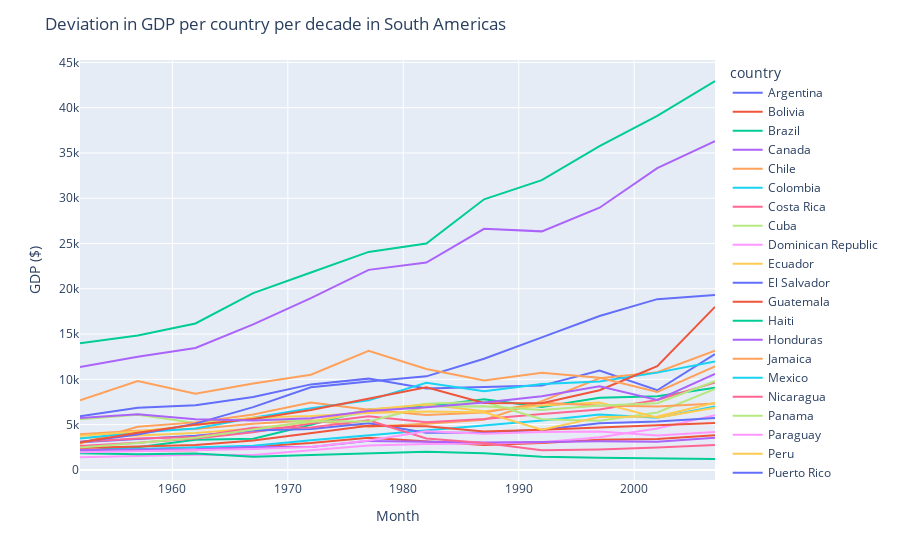

This figure's notebook cell:
### Code cell
gdp_df= px.data.gapminder().query("continent=='Americas'")

fig = px.line(gdp_df, x="year", y="gdpPercap", color='country')

fig.update_layout(title='Deviation in GDP per country per decade in South Americas',
                   xaxis_title='Month',
                   yaxis_title='GDP ($)')

fig.show()

### Figure 1 — Plotly figure (JSON) as saved in the notebook; plotly's stock layout.template omitted (floating-point values rounded to 4 significant figures)
{"data": [{"hovertemplate": "country=Argentina<br>year=%{x}<br>gdpPercap=%{y}<extra></extra>", "legendgroup": "Argentina", "line": {"color": "#636efa", "dash": "solid"}, "mode": "lines", "name": "Argentina", "orientation": "v", "showlegend": true, "type": "scatter", "x": [1952, 1957, 1962, 1967, 1972, 1977, 1982, 1987, 1992, 1997, 2002, 2007], "xaxis": "x", "y": [5911.0, 6857.0, 7133.0, 8053.0, 9443.0, 10080.0, 8998.0, 9140.0, 9308.0, 10970.0, 8798.0, 12780.0], "yaxis": "y"}, {"hovertemplate": "country=Bolivia<br>year=%{x}<br>gdpPercap=%{y}<extra></extra>", "legendgroup": "Bolivia", "line": {"color": "#EF553B", "dash": "solid"}, "mode": "lines", "name": "Bolivia", "orientation": "v", "showlegend": true, "type": "scatter", "x": [1952, 1957, 1962, 1967, 1972, 1977, 1982, 1987, 1992, 1997, 2002, 2007], "xaxis": "x", "y": [2677.0, 2128.0, 2181.0, 2587.0, 2980.0, 3548.0, 3157.0, 2754.0, 2962.0, 3326.0, 3413.0, 3822.0], "yaxis": "y"}, {"hovertemplate": "country=Brazil<br>year=%{x}<br>gdpPercap=%{y}<extra></extra>", "legendgroup": "Brazil", "line": {"color": "#00cc96", "dash": "solid"}, "mode": "lines", "name": "Brazil", "orientation": "v", "showlegend": true, "type": "scatter", "x": [1952, 1957, 1962, 1967, 1972, 1977, 1982, 1987, 1992, 1997, 2002, 2007], "xaxis": "x", "y": [2109.0, 2487.0, 3337.0, 3430.0, 4986.0, 6660.0, 7031.0, 7807.0, 6950.0, 7958.0, 8131.0, 9066.0], "yaxis": "y"}, {"hovertemplate": "country=Canada<br>year=%{x}<br>gdpPercap=%{y}<extra></extra>", "legendgroup": "Canada", "line": {"color": "#ab63fa", "dash": "solid"}, "mode": "lines", "name": "Canada", "orientation": "v", "showlegend": true, "type": "scatter", "x": [1952, 1957, 1962, 1967, 1972, 1977, 1982, 1987, 1992, 1997, 2002, 2007], "xaxis": "x", "y": [11370.0, 12490.0, 13460.0, 16080.0, 18970.0, 22090.0, 22900.0, 26630.0, 26340.0, 28950.0, 33330.0, 36320.0], "yaxis": "y"}, {"hovertemplate": "country=Chile<br>year=%{x}<br>gdpPercap=%{y}<extra></extra>", "legendgroup": "Chile", "line": {"color": "#FFA15A", "dash": "solid"}, "mode": "lines", "name": "Chile", "orientation": "v", "showlegend": true, "type": "scatter", "x": [1952, 1957, 1962, 1967, 1972, 1977, 1982, 1987, 1992, 1997, 2002, 2007], "xaxis": "x", "y": [3940.0, 4316.0, 4519.0, 5107.0, 5494.0, 4757.0, 5096.0, 5547.0, 7596.0, 10120.0, 10780.0, 13170.0], "yaxis": "y"}, {"hovertemplate": "country=Colombia<br>year=%{x}<br>gdpPercap=%{y}<extra></extra>", "legendgroup": "Colombia", "line": {"color": "#19d3f3", "dash": "solid"}, "mode": "lines", "name": "Colombia", "orientation": "v", "showlegend": true, "type": "scatter", "x": [1952, 1957, 1962, 1967, 1972, 1977, 1982, 1987, 1992, 1997, 2002, 2007], "xaxis": "x", "y": [2144.0, 2324.0, 2492.0, 2679.0, 3265.0, 3816.0, 4398.0, 4903.0, 5445.0, 6117.0, 5755.0, 7007.0], "yaxis": "y"}, {"hovertemplate": "country=Costa Rica<br>year=%{x}<br>gdpPercap=%{y}<extra></extra>", "legendgroup": "Costa Rica", "line": {"color": "#FF6692", "dash": "solid"}, "mode": "lines", "name": "Costa Rica", "orientation": "v", "showlegend": true, "type": "scatter", "x": [1952, 1957, 1962, 1967, 1972, 1977, 1982, 1987, 1992, 1997, 2002, 2007], "xaxis": "x", "y": [2627.0, 2990.0, 3461.0, 4162.0, 5118.0, 5927.0, 5263.0, 5630.0, 6160.0, 6677.0, 7723.0, 9645.0], "yaxis": "y"}, {"hovertemplate": "country=Cuba<br>year=%{x}<br>gdpPercap=%{y}<extra></extra>", "legendgroup": "Cuba", "line": {"color": "#B6E880", "dash": "solid"}, "mode": "lines", "name": "Cuba", "orientation": "v", "showlegend": true, "type": "scatter", "x": [1952, 1957, 1962, 1967, 1972, 1977, 1982, 1987, 1992, 1997, 2002, 2007], "xaxis": "x", "y": [5587.0, 6092.0, 5181.0, 5690.0, 5305.0, 6380.0, 7317.0, 7533.0, 5593.0, 5432.0, 6341.0, 8948.0], "yaxis": "y"}, {"hovertemplate": "country=Dominican Republic<br>year=%{x}<br>gdpPercap=%{y}<extra></extra>", "legendgroup": "Dominican Republic", "line": {"color": "#FF97FF", "dash": "solid"}, "mode": "lines", "name": "Dominican Republic", "orientation": "v", "showlegend": true, "type": "scatter", "x": [1952, 1957, 1962, 1967, 1972, 1977, 1982, 1987, 1992, 1997, 2002, 2007], "xaxis": "x", "y": [1398.0, 1544.0, 1662.0, 1654.0, 2190.0, 2682.0, 2861.0, 2900.0, 3044.0, 3614.0, 4564.0, 6025.0], "yaxis": "y"}, {"hovertemplate": "country=Ecuador<br>year=%{x}<br>gdpPercap=%{y}<extra></extra>", "legendgroup": "Ecuador", "line": {"color": "#FECB52", "dash": "solid"}, "mode": "lines", "name": "Ecuador", "orientation": "v", "showlegend": true, "type": "scatter", "x": [1952, 1957, 1962, 1967, 1972, 1977, 1982, 1987, 1992, 1997, 2002, 2007], "xaxis": "x", "y": [3522.0, 3781.0, 4086.0, 4579.0, 5281.0, 6680.0, 7214.0, 6482.0, 7104.0, 7429.0, 5773.0, 6873.0], "yaxis": "y"}, {"hovertemplate": "country=El Salvador<br>year=%{x}<br>gdpPercap=%{y}<extra></extra>", "legendgroup": "El Salvador", "line": {"color": "#636efa", "dash": "solid"}, "mode": "lines", "name": "El Salvador", "orientation": "v", "showlegend": true, "type": "scatter", "x": [1952, 1957, 1962, 1967, 1972, 1977, 1982, 1987, 1992, 1997, 2002, 2007], "xaxis": "x", "y": [3048.0, 3422.0, 3777.0, 4359.0, 4520.0, 5139.0, 4098.0, 4140.0, 4444.0, 5155.0, 5352.0, 5728.0], "yaxis": "y"}, {"hovertemplate": "country=Guatemala<br>year=%{x}<br>gdpPercap=%{y}<extra></extra>", "legendgroup": "Guatemala", "line": {"color": "#EF553B", "dash": "solid"}, "mode": "lines", "name": "Guatemala", "orientation": "v", "showlegend": true, "type": "scatter", "x": [1952, 1957, 1962, 1967, 1972, 1977, 1982, 1987, 1992, 1997, 2002, 2007], "xaxis": "x", "y": [2428.0, 2617.0, 2750.0, 3243.0, 4031.0, 4880.0, 4820.0, 4246.0, 4439.0, 4684.0, 4858.0, 5186.0], "yaxis": "y"}, {"hovertemplate": "country=Haiti<br>year=%{x}<br>gdpPercap=%{y}<extra></extra>", "legendgroup": "Haiti", "line": {"color": "#00cc96", "dash": "solid"}, "mode": "lines", "name": "Haiti", "orientation": "v", "showlegend": true, "type": "scatter", "x": [1952, 1957, 1962, 1967, 1972, 1977, 1982, 1987, 1992, 1997, 2002, 2007], "xaxis": "x", "y": [1840.0, 1727.0, 1797.0, 1452.0, 1654.0, 1874.0, 2011.0, 1823.0, 1456.0, 1342.0, 1270.0, 1202.0], "yaxis": "y"}, {"hovertemplate": "country=Honduras<br>year=%{x}<br>gdpPercap=%{y}<extra></extra>", "legendgroup": "Honduras", "line": {"color": "#ab63fa", "dash": "solid"}, "mode": "lines", "name": "Honduras", "orientation": "v", "showlegend": true, "type": "scatter", "x": [1952, 1957, 1962, 1967, 1972, 1977, 1982, 1987, 1992, 1997, 2002, 2007], "xaxis": "x", "y": [2195.0, 2220.0, 2291.0, 2538.0, 2530.0, 3203.0, 3122.0, 3023.0, 3082.0, 3160.0, 3100.0, 3548.0], "yaxis": "y"}, {"hovertemplate": "country=Jamaica<br>year=%{x}<br>gdpPercap=%{y}<extra></extra>", "legendgroup": "Jamaica", "line": {"color": "#FFA15A", "dash": "solid"}, "mode": "lines", "name": "Jamaica", "orientation": "v", "showlegend": true, "type": "scatter", "x": [1952, 1957, 1962, 1967, 1972, 1977, 1982, 1987, 1992, 1997, 2002, 2007], "xaxis": "x", "y": [2899.0, 4757.0, 5246.0, 6125.0, 7434.0, 6650.0, 6068.0, 6351.0, 7405.0, 7122.0, 6995.0, 7321.0], "yaxis": "y"}, {"hovertemplate": "country=Mexico<br>year=%{x}<br>gdpPercap=%{y}<extra></extra>", "legendgroup": "Mexico", "line": {"color": "#19d3f3", "dash": "solid"}, "mode": "lines", "name": "Mexico", "orientation": "v", "showlegend": true, "type": "scatter", "x": [1952, 1957, 1962, 1967, 1972, 1977, 1982, 1987, 1992, 1997, 2002, 2007], "xaxis": "x", "y": [3478.0, 4132.0, 4582.0, 5755.0, 6809.0, 7675.0, 9611.0, 8688.0, 9472.0, 9767.0, 10740.0, 11980.0], "yaxis": "y"}, {"hovertemplate": "country=Nicaragua<br>year=%{x}<br>gdpPercap=%{y}<extra></extra>", "legendgroup": "Nicaragua", "line": {"color": "#FF6692", "dash": "solid"}, "mode": "lines", "name": "Nicaragua", "orientation": "v", "showlegend": true, "type": "scatter", "x": [1952, 1957, 1962, 1967, 1972, 1977, 1982, 1987, 1992, 1997, 2002, 2007], "xaxis": "x", "y": [3112.0, 3457.0, 3634.0, 4643.0, 4689.0, 5486.0, 3470.0, 2956.0, 2170.0, 2253.0, 2475.0, 2749.0], "yaxis": "y"}, {"hovertemplate": "country=Panama<br>year=%{x}<br>gdpPercap=%{y}<extra></extra>", "legendgroup": "Panama", "line": {"color": "#B6E880", "dash": "solid"}, "mode": "lines", "name": "Panama", "orientation": "v", "showlegend": true, "type": "scatter", "x": [1952, 1957, 1962, 1967, 1972, 1977, 1982, 1987, 1992, 1997, 2002, 2007], "xaxis": "x", "y": [2480.0, 2962.0, 3537.0, 4421.0, 5364.0, 5352.0, 7010.0, 7035.0, 6619.0, 7114.0, 7356.0, 9809.0], "yaxis": "y"}, {"hovertemplate": "country=Paraguay<br>year=%{x}<br>gdpPercap=%{y}<extra></extra>", "legendgroup": "Paraguay", "line": {"color": "#FF97FF", "dash": "solid"}, "mode": "lines", "name": "Paraguay", "orientation": "v", "showlegend": true, "type": "scatter", "x": [1952, 1957, 1962, 1967, 1972, 1977, 1982, 1987, 1992, 1997, 2002, 2007], "xaxis": "x", "y": [1952.0, 2046.0, 2148.0, 2299.0, 2523.0, 3248.0, 4259.0, 3999.0, 4196.0, 4247.0, 3784.0, 4173.0], "yaxis": "y"}, {"hovertemplate": "country=Peru<br>year=%{x}<br>gdpPercap=%{y}<extra></extra>", "legendgroup": "Peru", "line": {"color": "#FECB52", "dash": "solid"}, "mode": "lines", "name": "Peru", "orientation": "v", "showlegend": true, "type": "scatter", "x": [1952, 1957, 1962, 1967, 1972, 1977, 1982, 1987, 1992, 1997, 2002, 2007], "xaxis": "x", "y": [3759.0, 4245.0, 4957.0, 5788.0, 5938.0, 6281.0, 6435.0, 6361.0, 4446.0, 5838.0, 5909.0, 7409.0], "yaxis": "y"}, {"hovertemplate": "country=Puerto Rico<br>year=%{x}<br>gdpPercap=%{y}<extra></extra>", "legendgroup": "Puerto Rico", "line": {"color": "#636efa", "dash": "solid"}, "mode": "lines", "name": "Puerto Rico", "orientation": "v", "showlegend": true, "type": "scatter", "x": [1952, 1957, 1962, 1967, 1972, 1977, 1982, 1987, 1992, 1997, 2002, 2007], "xaxis": "x", "y": [3082.0, 3907.0, 5108.0, 6929.0, 9123.0, 9771.0, 10330.0, 12280.0, 14640.0, 17000.0, 18860.0, 19330.0], "yaxis": "y"}, {"hovertemplate": "country=Trinidad and Tobago<br>year=%{x}<br>gdpPercap=%{y}<extra></extra>", "legendgroup": "Trinidad and Tobago", "line": {"color": "#EF553B", "dash": "solid"}, "mode": "lines", "name": "Trinidad and Tobago", "orientation": "v", "showlegend": true, "type": "scatter", "x": [1952, 1957, 1962, 1967, 1972, 1977, 1982, 1987, 1992, 1997, 2002, 2007], "xaxis": "x", "y": [3023.0, 4100.0, 4998.0, 5621.0, 6620.0, 7900.0, 9120.0, 7389.0, 7371.0, 8793.0, 11460.0, 18010.0], "yaxis": "y"}, {"hovertemplate": "country=United States<br>year=%{x}<br>gdpPercap=%{y}<extra></extra>", "legendgroup": "United States", "line": {"color": "#00cc96", "dash": "solid"}, "mode": "lines", "name": "United States", "orientation": "v", "showlegend": true, "type": "scatter", "x": [1952, 1957, 1962, 1967, 1972, 1977, 1982, 1987, 1992, 1997, 2002, 2007], "xaxis": "x", "y": [13990.0, 14850.0, 16170.0, 19530.0, 21810.0, 24070.0, 25010.0, 29880.0, 32000.0, 35770.0, 39100.0, 42950.0], "yaxis": "y"}, {"hovertemplate": "country=Uruguay<br>year=%{x}<br>gdpPercap=%{y}<extra></extra>", "legendgroup": "Uruguay", "line": {"color": "#ab63fa", "dash": "solid"}, "mode": "lines", "name": "Uruguay", "orientation": "v", "showlegend": true, "type": "scatter", "x": [1952, 1957, 1962, 1967, 1972, 1977, 1982, 1987, 1992, 1997, 2002, 2007], "xaxis": "x", "y": [5717.0, 6151.0, 5603.0, 5445.0, 5703.0, 6504.0, 6920.0, 7452.0, 8137.0, 9230.0, 7727.0, 10610.0], "yaxis": "y"}, {"hovertemplate": "country=Venezuela<br>year=%{x}<br>gdpPercap=%{y}<extra></extra>", "legendgroup": "Venezuela", "line": {"color": "#FFA15A", "dash": "solid"}, "mode": "lines", "name": "Venezuela", "orientation": "v", "showlegend": true, "type": "scatter", "x": [1952, 1957, 1962, 1967, 1972, 1977, 1982, 1987, 1992, 1997, 2002, 2007], "xaxis": "x", "y": [7690.0, 9802.0, 8423.0, 9541.0, 10510.0, 13140.0, 11150.0, 9884.0, 10730.0, 10170.0, 8605.0, 11420.0], "yaxis": "y"}], "layout": {"legend": {"title": {"text": "country"}, "tracegroupgap": 0}, "margin": {"t": 60}, "title": {"text": "Deviation in GDP per country per decade in South Americas"}, "xaxis": {"anchor": "y", "domain": [0, 1], "title": {"text": "Month"}}, "yaxis": {"anchor": "x", "domain": [0, 1], "title": {"text": "GDP ($)"}}}}
